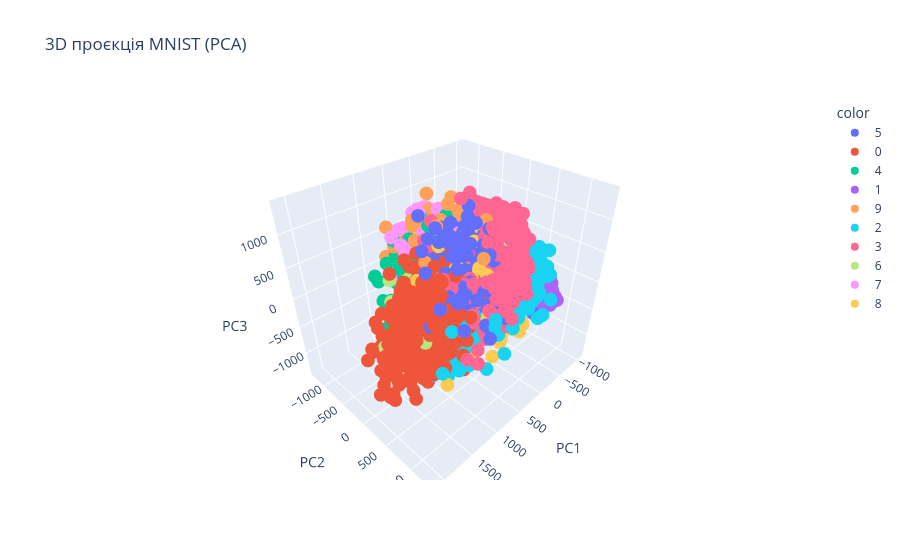

This figure's notebook cell:
### Markdown cell above
3. Візуалізувати дані у просторі перших трьох компонент
        a. Побудувати 3D-графік (PC1, PC2, PC3) для кращого розуміння структури даних (використати matplotlib.axes3d або plotly). Точки зафарбувати відповідно до класу цифри.

### Code cell
fig = px.scatter_3d(
    x=X_pca[:5000, 0], y=X_pca[:5000, 1], z=X_pca[:5000, 2],
    color=y[:5000], 
    labels={'x': 'PC1', 'y': 'PC2', 'z': 'PC3'},
    title="3D проєкція MNIST (PCA)"
)
fig.show()

### Figure 1 — Plotly figure (JSON) as saved in the notebook; plotly's stock layout.template omitted (floating-point values rounded to 4 significant figures; data arrays with more than 128 entries replaced by an {"elided": "..."} marker saying what was removed)
{"data": [{"hovertemplate": "color=5<br>PC1=%{x}<br>PC2=%{y}<br>PC3=%{z}<extra></extra>", "legendgroup": "5", "marker": {"color": "#636efa", "symbol": "circle"}, "mode": "markers", "name": "5", "scene": "scene", "showlegend": true, "type": "scatter3d", "x": {"elided": "434 float values"}, "y": {"elided": "434 float values"}, "z": {"elided": "434 float values"}}, {"hovertemplate": "color=0<br>PC1=%{x}<br>PC2=%{y}<br>PC3=%{z}<extra></extra>", "legendgroup": "0", "marker": {"color": "#EF553B", "symbol": "circle"}, "mode": "markers", "name": "0", "scene": "scene", "showlegend": true, "type": "scatter3d", "x": {"elided": "479 float values"}, "y": {"elided": "479 float values"}, "z": {"elided": "479 float values"}}, {"hovertemplate": "color=4<br>PC1=%{x}<br>PC2=%{y}<br>PC3=%{z}<extra></extra>", "legendgroup": "4", "marker": {"color": "#00cc96", "symbol": "circle"}, "mode": "markers", "name": "4", "scene": "scene", "showlegend": true, "type": "scatter3d", "x": {"elided": "535 float values"}, "y": {"elided": "535 float values"}, "z": {"elided": "535 float values"}}, {"hovertemplate": "color=1<br>PC1=%{x}<br>PC2=%{y}<br>PC3=%{z}<extra></extra>", "legendgroup": "1", "marker": {"color": "#ab63fa", "symbol": "circle"}, "mode": "markers", "name": "1", "scene": "scene", "showlegend": true, "type": "scatter3d", "x": {"elided": "563 float values"}, "y": {"elided": "563 float values"}, "z": {"elided": "563 float values"}}, {"hovertemplate": "color=9<br>PC1=%{x}<br>PC2=%{y}<br>PC3=%{z}<extra></extra>", "legendgroup": "9", "marker": {"color": "#FFA15A", "symbol": "circle"}, "mode": "markers", "name": "9", "scene": "scene", "showlegend": true, "type": "scatter3d", "x": {"elided": "495 float values"}, "y": {"elided": "495 float values"}, "z": {"elided": "495 float values"}}, {"hovertemplate": "color=2<br>PC1=%{x}<br>PC2=%{y}<br>PC3=%{z}<extra></extra>", "legendgroup": "2", "marker": {"color": "#19d3f3", "symbol": "circle"}, "mode": "markers", "name": "2", "scene": "scene", "showlegend": true, "type": "scatter3d", "x": {"elided": "488 float values"}, "y": {"elided": "488 float values"}, "z": {"elided": "488 float values"}}, {"hovertemplate": "color=3<br>PC1=%{x}<br>PC2=%{y}<br>PC3=%{z}<extra></extra>", "legendgroup": "3", "marker": {"color": "#FF6692", "symbol": "circle"}, "mode": "markers", "name": "3", "scene": "scene", "showlegend": true, "type": "scatter3d", "x": {"elided": "493 float values"}, "y": {"elided": "493 float values"}, "z": {"elided": "493 float values"}}, {"hovertemplate": "color=6<br>PC1=%{x}<br>PC2=%{y}<br>PC3=%{z}<extra></extra>", "legendgroup": "6", "marker": {"color": "#B6E880", "symbol": "circle"}, "mode": "markers", "name": "6", "scene": "scene", "showlegend": true, "type": "scatter3d", "x": {"elided": "501 float values"}, "y": {"elided": "501 float values"}, "z": {"elided": "501 float values"}}, {"hovertemplate": "color=7<br>PC1=%{x}<br>PC2=%{y}<br>PC3=%{z}<extra></extra>", "legendgroup": "7", "marker": {"color": "#FF97FF", "symbol": "circle"}, "mode": "markers", "name": "7", "scene": "scene", "showlegend": true, "type": "scatter3d", "x": {"elided": "550 float values"}, "y": {"elided": "550 float values"}, "z": {"elided": "550 float values"}}, {"hovertemplate": "color=8<br>PC1=%{x}<br>PC2=%{y}<br>PC3=%{z}<extra></extra>", "legendgroup": "8", "marker": {"color": "#FECB52", "symbol": "circle"}, "mode": "markers", "name": "8", "scene": "scene", "showlegend": true, "type": "scatter3d", "x": {"elided": "462 float values"}, "y": {"elided": "462 float values"}, "z": {"elided": "462 float values"}}], "layout": {"legend": {"title": {"text": "color"}, "tracegroupgap": 0}, "scene": {"domain": {"x": [0, 1], "y": [0, 1]}, "xaxis": {"title": {"text": "PC1"}}, "yaxis": {"title": {"text": "PC2"}}, "zaxis": {"title": {"text": "PC3"}}}, "title": {"text": "3D проєкція MNIST (PCA)"}}}
